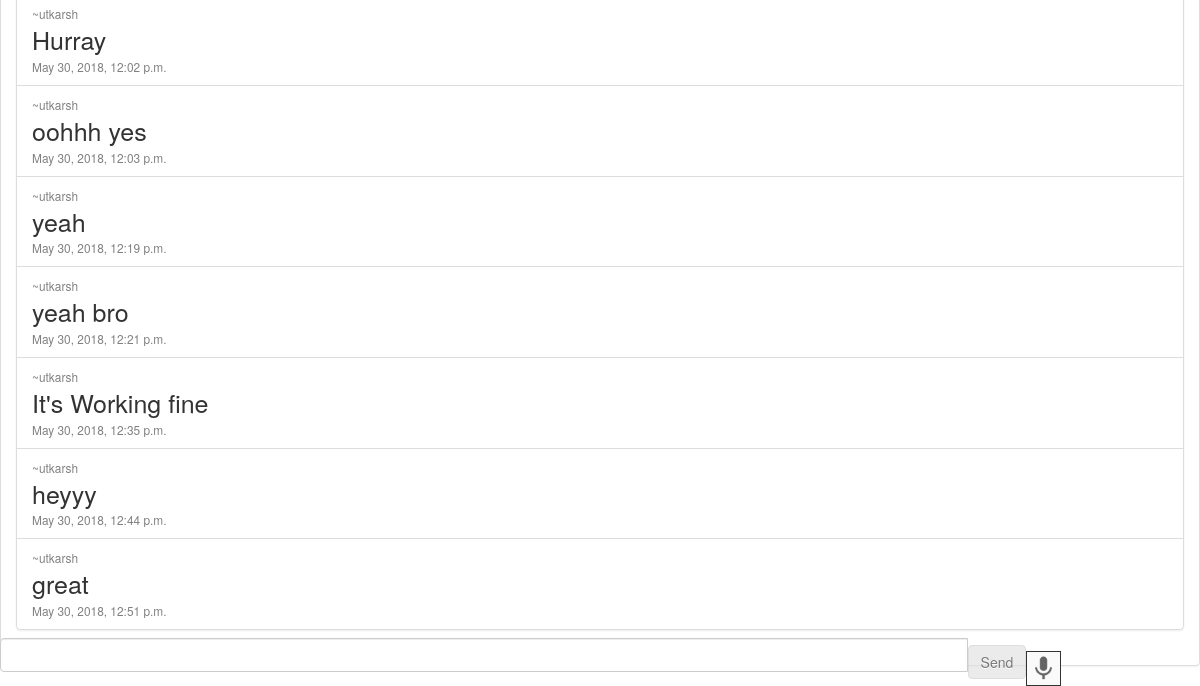
Page / (signed in, lower part) on the earlier database version.
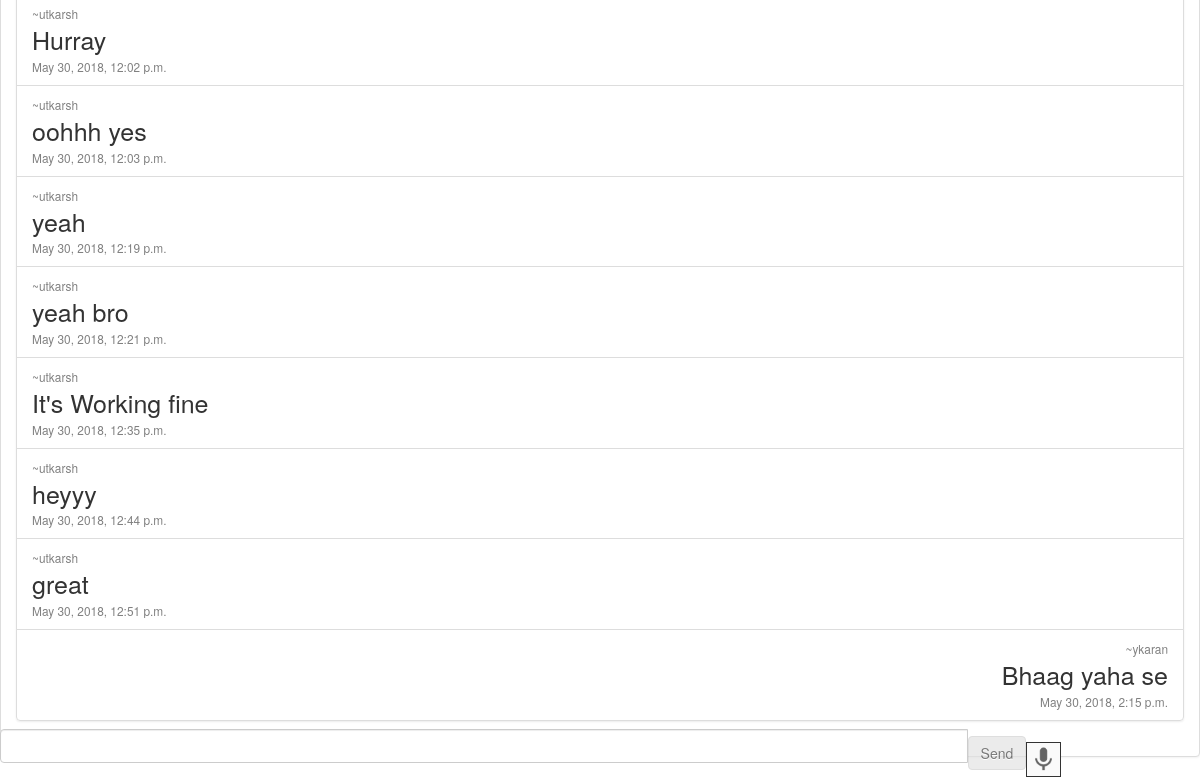
Same page on the later database version.
### index/models.py (models this page shows, shortened)
class Chat(models.Model):
    created= models.DateTimeField(auto_now_add=True)
    user = models.ForeignKey(User)
    message = models.CharField(max_length=300, null=True)

### index/views.py (the view)
# urls.py: url(r'^$', index_views.home, name='home'),
@login_required
def home(request):
    c=Chat.objects.all()
    return render(request, 'home.html',{'home':'active','chat':c})

### index/templates/home.html (shortened to what this page needs)
{% load staticfiles %}
<html>
	<head>
		<link rel="stylesheet" href="//maxcdn.bootstrapcdn.com/bootstrap/3.3.7/css/bootstrap.min.css">
        	<link rel="stylesheet" href="//maxcdn.bootstrapcdn.com/bootstrap/3.3.5/css/bootstrap-theme.min.css">
	</head>
	<body onload='window.scrollBy(0, off.top)'>
	<div id="chat-body" class="panel panel-default">
			<div id="msg-list-div" class="panel-body">
				<ul id="msg-list" class="list-group">
					{% for obj in chat %}
						{% if obj.user == request.user %}
							<li class='text-right list-group-item'><small style="color:grey">~{{ obj.user }} </small><br><span style="font-size:25px">{{ obj.message }}</span><br><small style="color:grey">{{ obj.created }}</small></li>
						{% else %}
							<li class='text-left list-group-item'><small style="color:grey">~{{ obj.user }} </small><br><span style="font-size:25px">{{ obj.message }}</span><br><small style="color:grey">{{ obj.created }} </small></li>
						{% endif %}
					{% empty %}
						<li class='text-right list-group-item'>No messages yet!</li>
					{% endfor %}
				</ul>
			</div>
	</div>
	<form id="chat-form" method="post" action="/post/">
		<div id="chat-bottom" style="bottom:0 ; position: fixed;" class="input-group">
			<input type="text" id="chat-msg" name="chat-msg" class="form-control"/>
			<span class="input-group-btn">
				<input class="btn btn-default" style="display:inline-block" id="send" type="submit" value="Send"/>
			</span>
			<img onclick="startDictation()" id="mic" style="border:1px  solid;display:inline-block;right:0px" height="35px" width="35px"  src="{% static 'css/mic-active.png' %}">
		</div>
	</form>
	</body>
</html>

Differences in the rows shown:
added Chat: user "ykaran", message "Bhaag yaha se", created "May 30, 2018, 2:15 p.m."
